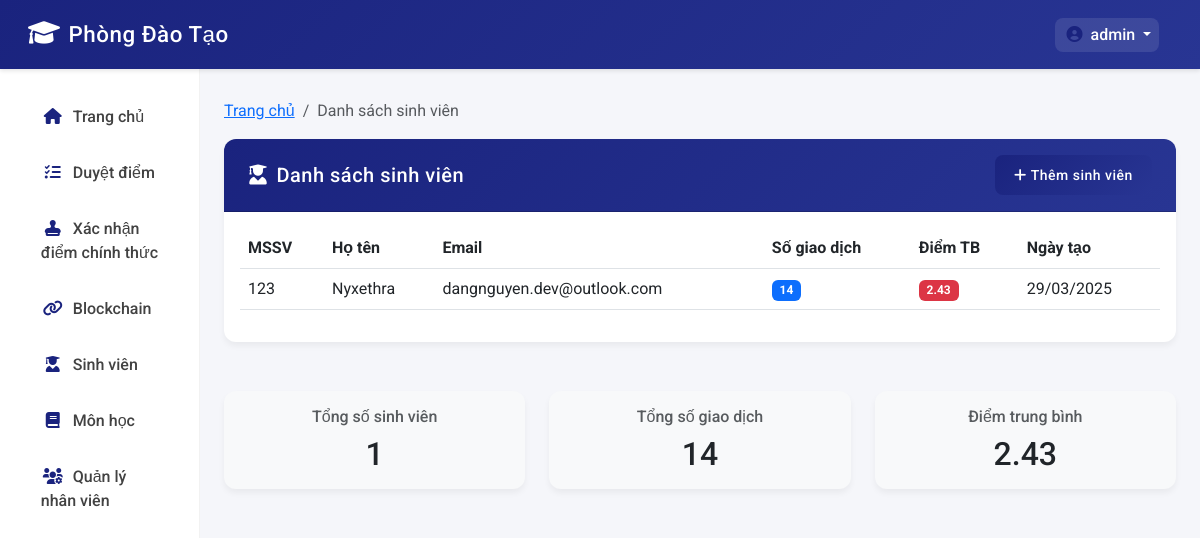
Screenshot of /students/ (signed in) with the database file from the repository.
### blockchain_app/models.py (models this page shows, shortened)
class User(AbstractUser):
    USER_TYPE_CHOICES = (
        ('admin', 'Admin'),
        ('staff', 'Nhân viên phòng đào tạo'),
        ('teacher', 'Giảng viên'),
    )
    user_type = models.CharField(max_length=10, choices=USER_TYPE_CHOICES, default='staff')
    department = models.CharField(max_length=100, blank=True, null=True)
    phone = models.CharField(max_length=15, blank=True, null=True)
    public_key = models.CharField(max_length=256, blank=True, null=True)
    class Meta:
        verbose_name = 'user'
        verbose_name_plural = 'users'

class Student(models.Model):
    student_id = models.CharField(max_length=20, unique=True)
    name = models.CharField(max_length=100)
    email = models.EmailField()
    created_at = models.DateTimeField(auto_now_add=True)

### blockchain_app/views.py (the view)
# urls.py: path('students/', views.student_list, name='student_list'),
@login_required
@user_passes_test(is_pdt_staff, login_url='login')
def student_list(request):
    students = Student.objects.annotate(
        transaction_count=Count('transaction'),
        average_score=Avg('transaction__score')
    )
    context = {
        'students': students,
    }
    return render(request, 'blockchain_app/student_list.html', context)

### blockchain_app/templatetags/custom_filters.py (called while the page is built)
@register.filter
def sum_attr(queryset, attr_name):
    try:
        return sum(getattr(obj, attr_name, 0) or 0 for obj in queryset)
    except (TypeError, AttributeError):
        return 0

@register.filter
def average_attr(queryset, attr_name):
    try:
        total = sum(getattr(obj, attr_name, 0) or 0 for obj in queryset)
        count = sum(1 for obj in queryset if getattr(obj, attr_name, None) is not None)
        return total / count if count > 0 else None
    except (TypeError, AttributeError):
        return None

### blockchain_app/views.py (called while the page is built)
def is_pdt_staff(user):
    return user.is_authenticated and user.user_type in ['admin', 'staff']

### templates/blockchain_app/student_list.html (shortened to what this page needs)
{% extends 'blockchain_app/base.html' %}
{% load custom_filters %}
{% block content %}
<div class="row">
    <div class="col-md-12">
        <nav aria-label="breadcrumb">
            <ol class="breadcrumb">
                <li class="breadcrumb-item"><a href="{% url 'home' %}">Trang chủ</a></li>
                <li class="breadcrumb-item active">Danh sách sinh viên</li>
            </ol>
        </nav>
    </div>
    <div class="col-md-12">
        <div class="card">
            <div class="card-header d-flex justify-content-between align-items-center">
                <h5 class="mb-0">
                    <i class="fas fa-user-graduate me-2"></i>Danh sách sinh viên
                </h5>
                <a href="{% url 'add_student' %}" class="btn btn-primary btn-sm">
                    <i class="fas fa-plus me-1"></i>Thêm sinh viên
                </a>
            </div>
            <div class="card-body">
                {% if students %}
                    <div class="table-responsive">
                        <table class="table table-hover">
                            <thead>
                                <tr>
                                    <th>MSSV</th>
                                    <th>Họ tên</th>
                                    <th>Email</th>
                                    <th>Số giao dịch</th>
                                    <th>Điểm TB</th>
                                    <th>Ngày tạo</th>
                                </tr>
                            </thead>
                            <tbody>
                                {% for student in students %}
                                    <tr>
                                        <td>{{ student.student_id }}</td>
                                        <td>{{ student.name }}</td>
                                        <td>{{ student.email }}</td>
                                        <td>
                                            <span class="badge bg-primary">
                                                {{ student.transaction_count }}
                                            </span>
                                        </td>
                                        <td>
                                            {% if student.average_score %}
                                                <span class="badge {% if student.average_score >= 8 %}bg-success{% elif student.average_score >= 6.5 %}bg-warning{% else %}bg-danger{% endif %}">
                                                    {{ student.average_score|floatformat:2 }}
                                                </span>
                                            {% else %}
                                                <span class="badge bg-secondary">N/A</span>
                                            {% endif %}
                                        </td>
                                        <td>{{ student.created_at|date:"d/m/Y" }}</td>
                                    </tr>
                                {% endfor %}
                            </tbody>
                        </table>
                    </div>
                {% endif %}
            </div>
        </div>
    </div>
    {% if students %}
        <div class="col-md-12 mt-4">
            <div class="row">
                <div class="col-md-4">
                    <div class="card bg-light">
                        <div class="card-body text-center">
                            <h6 class="text-muted">Tổng số sinh viên</h6>
                            <h2 class="mb-0">{{ students|length }}</h2>
                        </div>
                    </div>
                </div>
                <div class="col-md-4">
                    <div class="card bg-light">
                        <div class="card-body text-center">
                            <h6 class="text-muted">Tổng số giao dịch</h6>
                            <h2 class="mb-0">{{ students|sum_attr:'transaction_count' }}</h2>
                        </div>
                    </div>
                </div>
                <div class="col-md-4">
                    <div class="card bg-light">
                        <div class="card-body text-center">
                            <h6 class="text-muted">Điểm trung bình</h6>
                            <h2 class="mb-0">
                                {% with avg_score=students|average_attr:'average_score' %}
                                    {% if avg_score %}
                                        {{ avg_score|floatformat:2 }}
                                    {% else %}
                                        N/A
                                    {% endif %}
                                {% endwith %}
                            </h2>
                        </div>
                    </div>
                </div>
            </div>
        </div>
    {% endif %}
</div>
{% endblock %}

### templates/blockchain_app/base.html (shortened to what this page needs)
<!DOCTYPE html>
<html lang="vi">
<head>
    <link href="https://cdn.jsdelivr.net/npm/bootstrap@5.3.0/dist/css/bootstrap.min.css" rel="stylesheet">
    <link href="https://cdnjs.cloudflare.com/ajax/libs/font-awesome/6.0.0/css/all.min.css" rel="stylesheet">
</head>
<body>
    <nav class="navbar navbar-expand-lg navbar-dark navbar-custom">
        <div class="container-fluid">
            <a class="navbar-brand" href="{% url 'home' %}">
                <i class="fas fa-graduation-cap me-2"></i>Phòng Đào Tạo
            </a>
            <div class="collapse navbar-collapse" id="navbarNav">
                <ul class="navbar-nav ms-auto">
                    {% if user.is_authenticated %}
                    <li class="nav-item dropdown">
                        <a class="nav-link dropdown-toggle text-white user-dropdown" href="#" id="navbarDropdown" role="button" data-bs-toggle="dropdown" aria-expanded="false">
                            <i class="fas fa-user-circle me-1"></i>{{ user.username }}
                        </a>
                    </li>
                    {% endif %}
                </ul>
            </div>
        </div>
    </nav>
    <div class="container-fluid">
        <div class="row">
            <nav class="col-md-3 col-lg-2 d-md-block sidebar collapse">
                <div class="position-sticky">
                    <ul class="nav flex-column">
                        <li class="nav-item">
                            <a class="nav-link" href="{% url 'home' %}">
                                <i class="fas fa-home me-2"></i>Trang chủ
                            </a>
                        </li>
                        <li class="nav-item">
                            <a class="nav-link" href="{% url 'transaction_list' %}">
                                <i class="fas fa-tasks me-2"></i>Duyệt điểm
                            </a>
                        </li>
                        <li class="nav-item">
                            <a class="nav-link" href="{% url 'mine_block' %}">
                                <i class="fas fa-stamp me-2"></i>Xác nhận điểm chính thức
                            </a>
                        </li>
                        <li class="nav-item">
                            <a class="nav-link" href="{% url 'blockchain_history' %}">
                                <i class="fas fa-link me-2"></i>Blockchain
                            </a>
                        </li>
                        <li class="nav-item">
                            <a class="nav-link" href="{% url 'student_list' %}">
                                <i class="fas fa-user-graduate me-2"></i>Sinh viên
                            </a>
                        </li>
                        <li class="nav-item">
                            <a class="nav-link" href="{% url 'course_list' %}">
                                <i class="fas fa-book me-2"></i>Môn học
                            </a>
                        </li>
                        {% if user.is_authenticated and user.user_type == 'admin' %}
                        <li class="nav-item">
                            <a class="nav-link" href="{% url 'staff_list' %}">
                                <i class="fas fa-users-cog me-2"></i>Quản lý nhân viên
                            </a>
                        </li>
                        {% endif %}
                    </ul>
                </div>
            </nav>
            <main class="col-md-9 ms-sm-auto col-lg-10 px-md-4 main-content">
                {% block content %}
                {% endblock %}
            </main>
        </div>
    </div>
</body>
</html>

### templates/blockchain_app/base.html (style rules this page uses)
body { font-family: 'Roboto', sans-serif; background-color: #f5f6fa; }
.navbar-custom { background: linear-gradient(135deg, #1a237e 0%, #283593 100%); box-shadow: 0 2px 4px rgba(0,0,0,0.1); padding: 0.8rem 1rem; }
.navbar-brand { font-weight: 500; font-size: 1.4rem; letter-spacing: 0.5px; }
.navbar-brand i { color: #fff; font-size: 1.6rem; }
.sidebar { min-height: calc(100vh - 56px); background: white; box-shadow: 2px 0 5px rgba(0,0,0,0.05); padding-top: 20px; border-right: 1px solid rgba(0,0,0,0.05); }
.nav-link { color: #424242; padding: 0.8rem 1rem; border-radius: 8px; margin: 0.2rem 0.8rem; transition: all 0.3s ease; font-weight: 500; }
.nav-link i { width: 24px; text-align: center; margin-right: 8px; color: #1a237e; }
.main-content { padding: 30px; background-color: #f5f6fa; }
.card { border: none; border-radius: 12px; margin-bottom: 25px; box-shadow: 0 4px 6px rgba(0,0,0,0.05); }
.card-header { background: linear-gradient(135deg, #1a237e 0%, #283593 100%); color: white; border-radius: 12px 12px 0 0 !important; padding: 1rem 1.5rem; font-weight: 500; letter-spacing: 0.5px; }
.btn-primary { background: linear-gradient(135deg, #1a237e 0%, #283593 100%); border: none; padding: 0.6rem 1.2rem; border-radius: 8px; font-weight: 500; transition: all 0.3s ease; }
.user-dropdown { background-color: rgba(255,255,255,0.1); border-radius: 8px; padding: 5px 10px; }

### rows the page displays
User: username "admin"
Student: student_id "123", name "Nyxethra", email "dangnguyen.dev@outlook.com", transaction_count "14", average_score "2.43", created_at "29/03/2025", students "14"

### other values shown
{{ students|length }} "1"
{{ avg_score|floatformat:2 }} "2.43"
